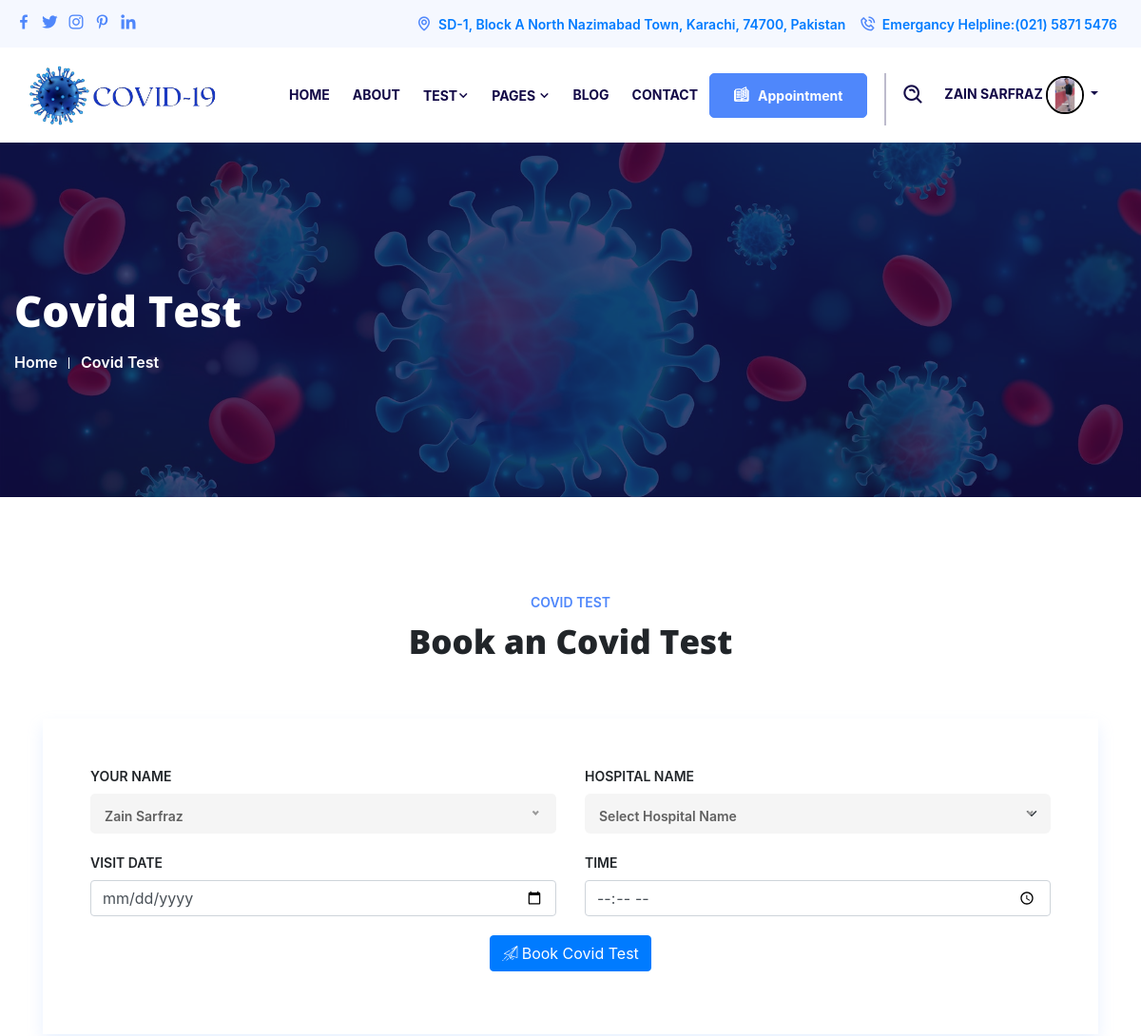
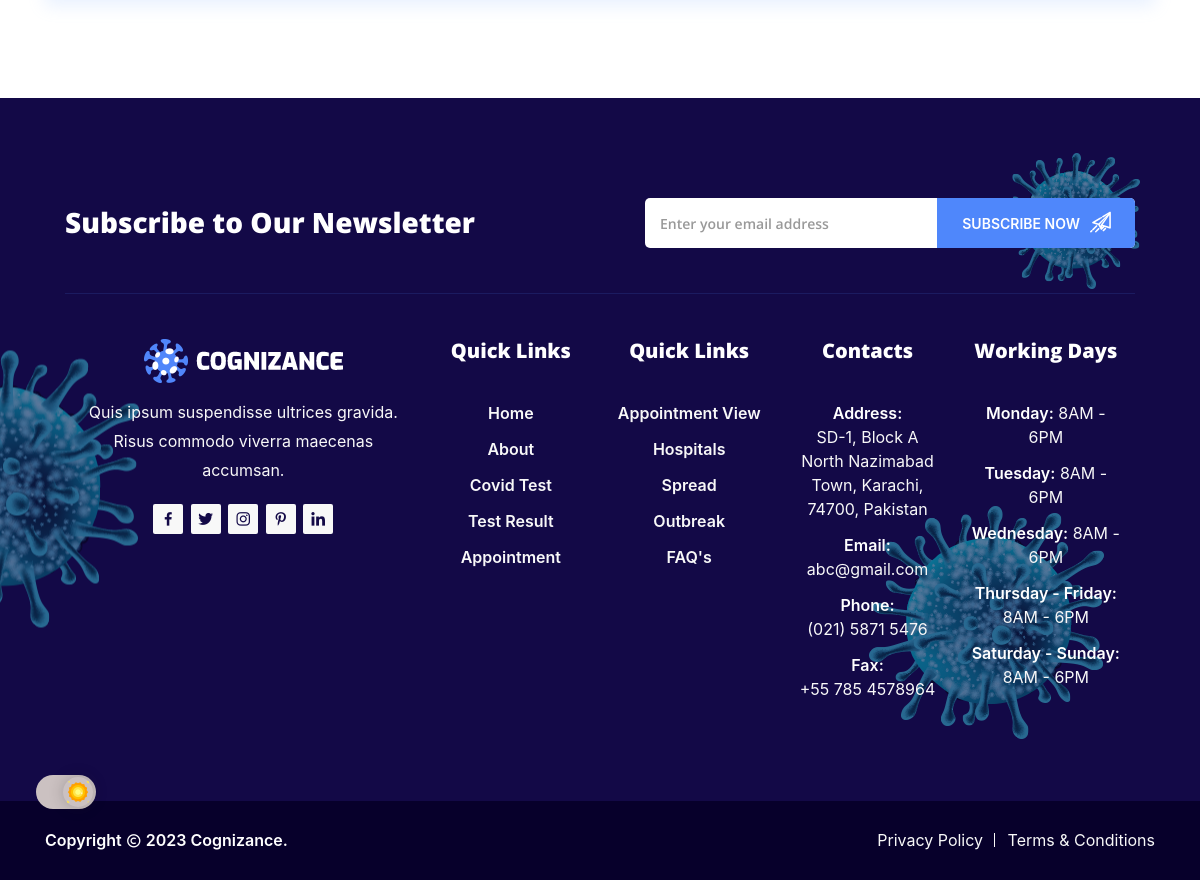
Screenshot of /test.php (signed in) with the database file from the repository (2 pictures, top to bottom).
### tables this page shows
CREATE TABLE `paitent` (
  `id` int(11) NOT NULL,
  `Username` varchar(255) NOT NULL,
  `Email` varchar(255) NOT NULL,
  `City` varchar(255) NOT NULL,
  `Area` varchar(255) NOT NULL,
  `Password` varchar(255) NOT NULL,
  `Image` varchar(255) NOT NULL,
  `Status` varchar(40) NOT NULL DEFAULT '1'
);

### test.php (the view, shortened to what this page needs)
<?php
require("Includes/config.php");
require("Includes/header.php");
?>
<section class="page-title-area">
    <div class="container-fluid">
        <div class="page-title-content">
            <h2>Covid Test</h2>
            <ul>
                <li><a href="index.php">Home</a></li>
                <li>Covid Test</li>
            </ul>
        </div>
    </div>
</section>
<section class="appointment-area ptb-100">
    <div class="container">
        <div class="section-title">
            <span class="sub-title">Covid Test</span>
            <h2>Book an Covid Test</h2>
        </div>
        <div class="appointment-form">
            <form method="post" action="test.php" class="form-group">
                <div class="row">
                    <div class="col-lg-6 col-md-6">
                        <div class="form-group">
                            <label>Your Name</label>
                        </div>
                    </div>
                    <div class="col-lg-6 col-md-6">
                        <div class="form-group">
                            <label>Hospital Name</label>
                        </div>
                    </div>
                    <div class="col-lg-6 col-md-6">
                        <div class="form-group">
                            <label>Visit Date</label>
                            <input type="date" name="tdate" class="form-control">
                        </div>
                    </div>
                    <div class="col-lg-6 col-md-6">
                        <div class="form-group">
                            <label>Time</label>
                            <input type="time" name="ttime" class="form-control">
                        </div>
                    </div>
                    <div class="col-lg-12 col-md-12">
                        <button type="submit" class="btn btn-primary" name="submit"><i class="flaticon-plane"></i>
                            Book
                            Covid Test</button>
                    </div>
                </div>
            </form>
        </div>
    </div>
</section>
<?php
include("includes/footer.php");
?>
</body>
</html>

### Includes/header.php (shortened to what this page needs)
<!doctype html>
<html lang="zxx">
<head>
    <link rel="stylesheet" href="https://maxcdn.bootstrapcdn.com/bootstrap/4.5.2/css/bootstrap.min.css">
    <link rel="stylesheet" href="assets/css/bootstrap.min.css">
    <link rel="stylesheet" href="Hospital/hospital/Files/css/sb-admin-2.css">
    <link rel="stylesheet" href="Hospital/hospital/Files/css/sb-admin-2.min.css">
    <link rel="stylesheet" href="assets/css/animate.min.css">
    <link rel="stylesheet" href="assets/css/owl.carousel.min.css">
    <link rel="stylesheet" href="assets/css/flaticon.css">
    <link rel="stylesheet" href="assets/css/magnific-popup.min.css">
    <link rel="stylesheet" href="assets/css/meanmenu.min.css">
    <link rel="stylesheet" href="assets/css/boxicons.min.css">
    <link rel="stylesheet" href="assets/css/nice-select.min.css">
    <link rel="stylesheet" href="assets/css/slick.min.css">
    <link rel="stylesheet" href="assets/css/odometer.min.css">
    <link rel="stylesheet" href="assets/css/datatables.min.css">
    <link rel="stylesheet" href="assets/css/mainsss.css">
    <link rel="stylesheet" href="assets/css/dark.css">
    <link href="https://cdn.jsdelivr.net/npm/bootstrap@5.5.0/dist/css/bootstrap.min.css" rel="stylesheet">
    <link rel="stylesheet" href="assets/css/responsive.css">
    <link rel="stylesheet" href="assets/css/loader.css">
    <link href="https://maxcdn.bootstrapcdn.com/bootstrap/4.5.2/css/bootstrap.min.css" rel="stylesheet">
</head>
<body>
    <header class="header-area">
        <div class="top-header">
            <div class="container-fluid">
                <div class="row align-items-center">
                    <div class="col-lg-4 col-md-12">
                        <ul class="top-header-social">
                            <li> <a href="https://www.facebook.com" target="_blank"><i class="bx bxl-facebook"></i></a>
                            </li>
                            <li> <a href="https://www.Twitter.com" target="_blank"><i class="bx bxl-twitter"></i></a>
                            </li>
                            <li> <a href="https://www.instagram.com" target="_blank"><i
                                        class="bx bxl-instagram"></i></a>
                            </li>
                            <li><a href="https://www.pinterest.com/" target="_blank"><i
                                        class="bx bxl-pinterest-alt"></i></a></li>
                            <li> <a href="https://www.linkedin.com" target="_blank"><i class="bx bxl-linkedin"></i></a>
                            </li>
                        </ul>
                    </div>
                    <div class="col-lg-8 col-md-12">
                        <ul class="top-header-contact-info">
                            <li><a href="https://www.google.com/maps/place/Aptech+Computer+Education+North+Nazimabad+Center/@24.9273781,67.02842,17z/data=!3m1!4b1!4m6!3m5!1s0x3eb33f90157042d3:0x93d609e8bec9a880!8m2!3d24.9273733!4d67.0330334!16s%2Fg%2F11xyvbmyb?entry=ttu"
                                    target="_blank"><i class="bx bx-map"></i> SD-1, Block A North Nazimabad Town,
                                    Karachi,
                                    74700, Pakistan
                                </a> </li>
                            <li> <a href="tel:(021) 5871 5476"><i class="bx bx-phone-call"></i> Emergancy Helpline:(021)
                                    5871
                                    5476</a></li>
                        </ul>
                    </div>
                </div>
            </div>
        </div>
        <div class="navbar-area col-lg-12">
            <div class="cognizance-nav">
                <div class="container-fluid">
                    <nav class="navbar navbar-expand-md navbar-light">
                        <a class="navbar-brand" href="index.php">
                            <img src="assets/img/logos2.png" class="main-logo vh-10" alt="logo" width="200">
                        </a>
                        <div class="collapse navbar-collapse mean-menu">
                            <?php
                            if (!isset($_SESSION["email"])) {
                            ?>
                            <ul class="navbar-nav">
                                <li class="nav-item"><a href="index.php" class="nav-link ">Home</a></li>
                                </li>
                                <li class="nav-item"><a href="about-1.php" class="nav-link">About</a></li>
                                </li>
                                <li class="nav-item"><a href="#" class="nav-link">Pages <i
                                            class="bx bx-chevron-down"></i></a>
                                    <ul class="dropdown-menu">
                                        <li class="nav-item"><a href="hospital.php" class="nav-link">Hospital</a></li>
                                        <li class="nav-item"><a href="spread.php" class="nav-link">Spreads</a></li>
                                        <li class="nav-item"><a href="out-break.php" class="nav-link">Outbreak</a></li>
                                        <li class="nav-item"><a href="faq.php" class="nav-link">FAQ</a></li>
                                    </ul>
                                </li>
                                <li class="nav-item"><a href="single-post.php" class="nav-link">Blog</a></li>
                                <li class="nav-item"><a href="Register.php" class="nav-link">Register</a></li>
                                <li class="nav-item"><a href="login.php" class="nav-link">Login</a></li>
                            </ul>
                            <?php
                            } else {
                                ?>
                                                            <ul class="navbar-nav">
                                <li class="nav-item"><a href="index.php" class="nav-link ">Home</a></li>
                                <li class="nav-item"><a href="about-1.php" class="nav-link">About</a></li>
                                <li class="nav-item"><a href="#" class="nav-link">Test<i
                                            class="bx bx-chevron-down"></i></a>
                                </li>
                                <li class="nav-item"><a href="#" class="nav-link">Pages <i
                                            class="bx bx-chevron-down"></i></a>
                                </li>
                                <li class="nav-item"><a href="single-post.php" class="nav-link">Blog</a></li>
                                <li class="nav-item"><a href="contact.php" class="nav-link">Contact</a></li>
                                <div class="option-item mt-2">
                                    <a href="appointment.php" class="default-btn"><i class="flaticon-open-book"></i>
                                        Appointment</a>
                                </div>
                            </ul>
                            <?php
                            require("config.php");
$username = $_SESSION["email"];
$query = "SELECT * FROM `Paitent` WHERE `Email` = '$username'";
$result = mysqli_query($conn, $query);
$result1 = mysqli_fetch_assoc($result);
                            ?>
                            <div class="others-option d-flex align-items-center zains">
                                <div class="option-item">
                                    <div class="search-btn-box">
                                        <i class="search-btn bx bx-search-alt"></i>
                                    </div>
                                </div>
                                <div class="option-item navbar-nav zains col-lg-4">
                                    <li class="nav-item">
                                        <a href="#" class="nav-link dropdown-toggle" data-toggle="dropdown"
                                            role="button" aria-haspopup="true" aria-expanded="false">
                                            <span>
                                                <?php echo $result1['Username'] ?>
                                            </span>
                                            <img src="<?php echo 'userimg/' . $result1['Image'] ?>" alt="" height="40px"
                                                width="40px" style="border-radius: 200px; border:2px solid black ;">
                                        </a>
                                    </li>
                                </div>
                            </div>
                            <?php
                            }
                            ?>
                        </div>
                    </nav>
                </div>
            </div>
        </div>
    </header>

### assets/css/loader.css (style rules this page uses)
body { margin: 0; padding: 0; }

### rows the page displays
paitent: Username "ZAIN SARFRAZ", Image (picture)
